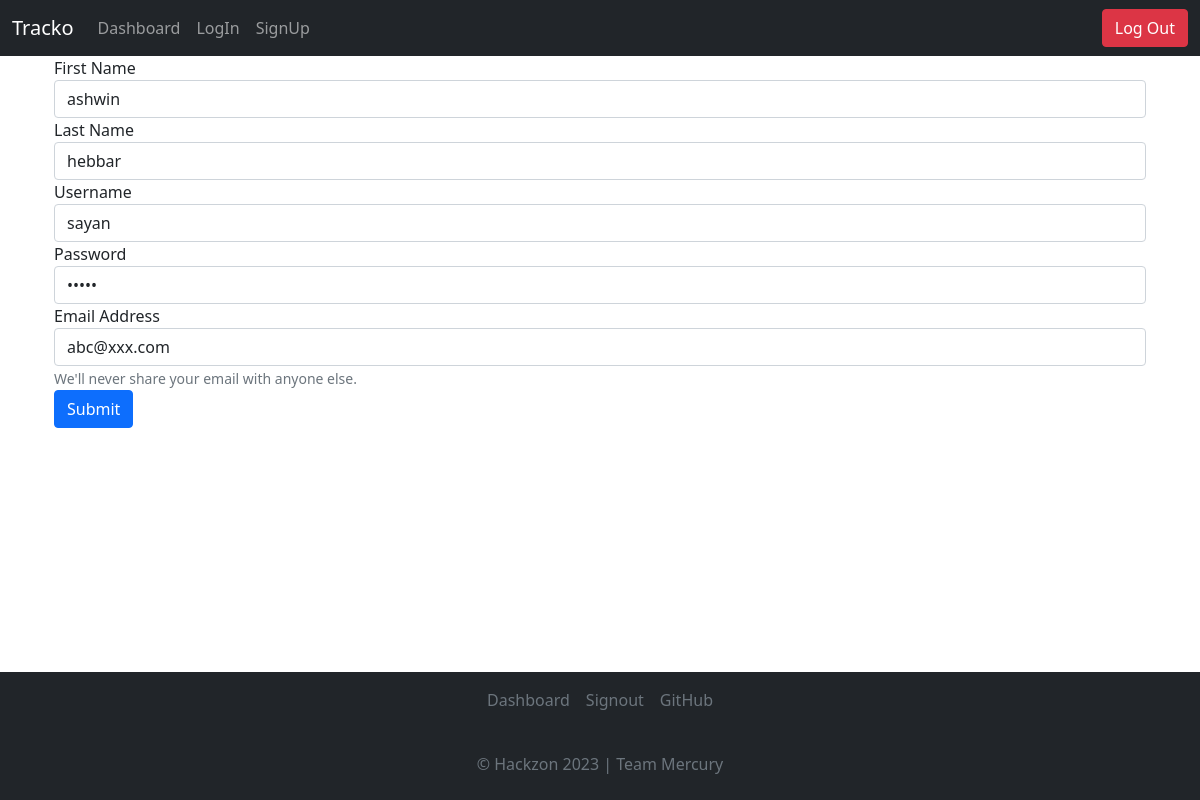
/13/edit (signed in), run on the app's committed database.
### application/models.py (models this page shows)
class User(UserMixin, db.Model):
    __tablename__ = 'user'
    id = db.Column(db.Integer, autoincrement=True, primary_key=True)
    fname = db.Column(db.String, nullable=False)
    lname = db.Column(db.String, nullable=False)
    name = db.Column(db.String, unique=True, nullable=False)
    password = db.Column(db.String, nullable=False)
    email = db.Column(db.String)

### controllers/userops.py (the view, shortened to what this page needs)
@app.route("/<uid>/edit", methods=["GET", "POST"])
@login_required
def edituser(uid):
    if request.method == "GET":
        user = User.query.filter_by(id=uid).first()
        return render_template("edituser.html", user=user)

### main.py (called while the page is built)
@login_manager.user_loader
def load_user(user_id):
  return User.query.get(int(user_id))

### templates/edituser.html (shortened to what this page needs)
<!DOCTYPE html>
<html lang="en">
<head>
    <link href="https://cdn.jsdelivr.net/npm/bootstrap@5.1.3/dist/css/bootstrap.min.css" rel="stylesheet"
>
</head>
<body>
    <nav class="navbar navbar-expand-lg navbar-dark bg-dark">
        <div class="container-fluid">
            <a class="navbar-brand" href="#">Tracko</a>
            <div class="collapse navbar-collapse">
                <ul class="navbar-nav me-auto mb-2 mb-lg-0">
                    <li class="nav-item">
                        <a class="nav-link" aria-current="page" href="/dashboard">Dashboard</a>
                    </li>
                    <li class="nav-item">
                        <a class="nav-link" href="/login">LogIn</a>
                    </li>
                    <li class="nav-item">
                        <a class="nav-link" href="/signup">SignUp</a>
                    </li>
                </ul>
            </div>
            <button type="button" onclick="document.location='/logout'" class="btn btn-danger">Log Out</button>
        </div>
    </nav>
    <div class="container">
        <form method="POST">
            <div class="container">
                <div class="form-group">
                    <label for="username">First Name</label>
                    <input name="fname" type="text" class="form-control" id="user_name" aria-describedby="emailHelp"
                        placeholder="Enter username" value="{{user.fname}}" required>
                    <div class="form-group">
                        <label for="username">Last Name</label>
                        <input name="lname" type="text" class="form-control" id="user_name" aria-describedby="emailHelp"
                            placeholder="Enter username" value="{{user.lname}}">
                        <div class="form-group">
                            <label for="username">Username</label>
                            <input name="user_name" type="text" class="form-control" id="user_name"
                                aria-describedby="emailHelp" placeholder="Enter username" value="{{user.name}}"
                                required>
                        </div>
                        <div class="form-group">
                            <label for="InputEmail1">Password</label>
                            <input value="{{user.password}}"" name = "passw" type="password" class="form-control"
                                id="InputEmail1" aria-describedby="emailHelp" placeholder="Enter email">
                        </div>
                        <div class="form-group">
                            <label for="InputEmail1">Email Address</label>
                            <input value="{{user.email}}" name="email" type="email" class="form-control"
                                id="InputEmail1" aria-describedby="emailHelp" placeholder="Enter email">
                            <small id="emailHelp" class="form-text text-muted">We'll never share your email with anyone
                                else.</small>
                        </div>
                        <button type="submit" class="btn btn-primary">Submit</button>
        </form>
    </div>
    <br>
    <div class="navbar fixed-bottom bg-dark d-flex flex-column">
        <footer class="py- my-0" style="bottom: 0; width: 100%;">
            <ul class="nav d-flex justify-content-center pb-3 mb-3 align-items-center justify-content-center ">
                <li class="nav-item"></li><a href="/dashboard" class="nav-link px-2 text-muted">Dashboard</a></li>
                <li class="nav-item"><a href="/signout" class="nav-link px-2 text-muted">Signout</a></li>
                <li class="nav-item"><a href="https://github.com/AshwinHebbar314/Tracko"
                        class="nav-link px-2 text-muted">GitHub</a></li>
            </ul>
            <p class="text-center text-muted">&copy; Hackzon 2023 | Team Mercury</p>
        </footer>
    </div>
</body>
</html>

### data on the page
User: fname "ashwin", lname "hebbar", user_name "sayan", email "abc@xxx.com"
